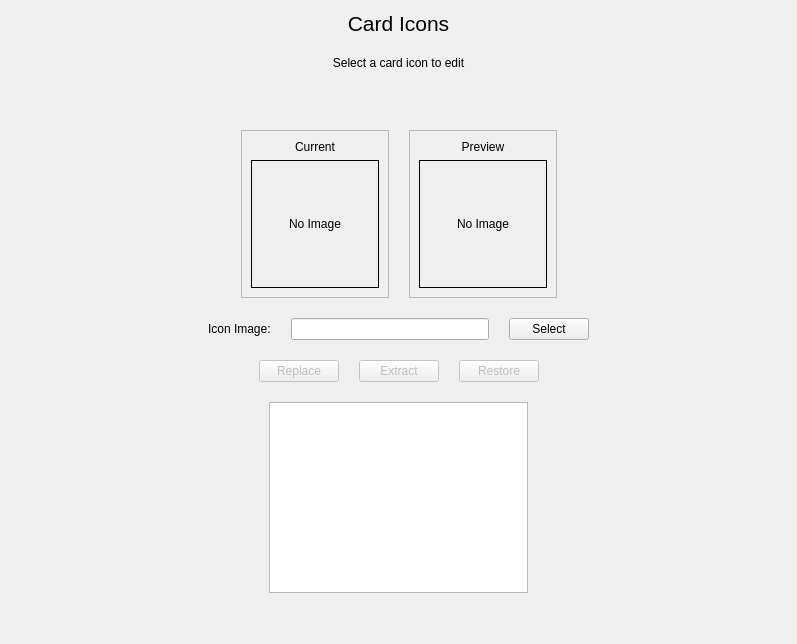
<?xml version="1.0" encoding="UTF-8"?>
<ui version="4.0">
 <class>CardIcon</class>
 <widget class="QWidget" name="CardIcon">
  <property name="geometry">
   <rect>
    <x>0</x>
    <y>0</y>
    <width>797</width>
    <height>644</height>
   </rect>
  </property>
  <property name="windowTitle">
   <string>Form</string>
  </property>
  <layout class="QVBoxLayout" name="verticalLayout">
   <property name="spacing">
    <number>20</number>
   </property>
   <item>
    <widget class="QLabel" name="label">
     <property name="sizePolicy">
      <sizepolicy hsizetype="Preferred" vsizetype="Fixed">
       <horstretch>0</horstretch>
       <verstretch>0</verstretch>
      </sizepolicy>
     </property>
     <property name="font">
      <font>
       <pointsize>16</pointsize>
      </font>
     </property>
     <property name="text">
      <string>Card Icons</string>
     </property>
     <property name="alignment">
      <set>Qt::AlignmentFlag::AlignHCenter|Qt::AlignmentFlag::AlignTop</set>
     </property>
    </widget>
   </item>
   <item>
    <widget class="QLabel" name="bundle">
     <property name="sizePolicy">
      <sizepolicy hsizetype="Preferred" vsizetype="Fixed">
       <horstretch>0</horstretch>
       <verstretch>0</verstretch>
      </sizepolicy>
     </property>
     <property name="minimumSize">
      <size>
       <width>100</width>
       <height>0</height>
      </size>
     </property>
     <property name="text">
      <string>Select a card icon to edit</string>
     </property>
     <property name="alignment">
      <set>Qt::AlignmentFlag::AlignHCenter|Qt::AlignmentFlag::AlignTop</set>
     </property>
    </widget>
   </item>
   <item>
    <spacer name="verticalSpacer_2">
     <property name="orientation">
      <enum>Qt::Orientation::Vertical</enum>
     </property>
     <property name="sizeHint" stdset="0">
      <size>
       <width>20</width>
       <height>40</height>
      </size>
     </property>
    </spacer>
   </item>
   <item>
    <layout class="QHBoxLayout" name="main_content">
     <property name="sizeConstraint">
      <enum>QLayout::SizeConstraint::SetDefaultConstraint</enum>
     </property>
     <item>
      <spacer name="horizontalSpacer_5">
       <property name="orientation">
        <enum>Qt::Orientation::Horizontal</enum>
       </property>
       <property name="sizeHint" stdset="0">
        <size>
         <width>40</width>
         <height>20</height>
        </size>
       </property>
      </spacer>
     </item>
     <item>
      <widget class="QFrame" name="current_frame">
       <property name="sizePolicy">
        <sizepolicy hsizetype="Preferred" vsizetype="Fixed">
         <horstretch>0</horstretch>
         <verstretch>0</verstretch>
        </sizepolicy>
       </property>
       <property name="frameShape">
        <enum>QFrame::Shape::StyledPanel</enum>
       </property>
       <property name="frameShadow">
        <enum>QFrame::Shadow::Raised</enum>
       </property>
       <layout class="QVBoxLayout" name="current_layout">
        <item>
         <widget class="QLabel" name="current_label">
          <property name="text">
           <string>Current</string>
          </property>
          <property name="alignment">
           <set>Qt::AlignmentFlag::AlignCenter</set>
          </property>
         </widget>
        </item>
        <item>
         <widget class="QLabel" name="current">
          <property name="sizePolicy">
           <sizepolicy hsizetype="Fixed" vsizetype="Fixed">
            <horstretch>0</horstretch>
            <verstretch>0</verstretch>
           </sizepolicy>
          </property>
          <property name="minimumSize">
           <size>
            <width>128</width>
            <height>128</height>
           </size>
          </property>
          <property name="maximumSize">
           <size>
            <width>128</width>
            <height>128</height>
           </size>
          </property>
          <property name="frameShape">
           <enum>QFrame::Shape::Box</enum>
          </property>
          <property name="text">
           <string>No Image</string>
          </property>
          <property name="scaledContents">
           <bool>true</bool>
          </property>
          <property name="alignment">
           <set>Qt::AlignmentFlag::AlignCenter</set>
          </property>
         </widget>
        </item>
       </layout>
      </widget>
     </item>
     <item>
      <widget class="QFrame" name="preview_frame">
       <property name="sizePolicy">
        <sizepolicy hsizetype="Preferred" vsizetype="Fixed">
         <horstretch>0</horstretch>
         <verstretch>0</verstretch>
        </sizepolicy>
       </property>
       <property name="frameShape">
        <enum>QFrame::Shape::StyledPanel</enum>
       </property>
       <property name="frameShadow">
        <enum>QFrame::Shadow::Raised</enum>
       </property>
       <layout class="QVBoxLayout" name="preview_layout">
        <item>
         <widget class="QLabel" name="preview_label">
          <property name="text">
           <string>Preview</string>
          </property>
          <property name="alignment">
           <set>Qt::AlignmentFlag::AlignCenter</set>
          </property>
         </widget>
        </item>
        <item>
         <widget class="QLabel" name="preview">
          <property name="sizePolicy">
           <sizepolicy hsizetype="Fixed" vsizetype="Fixed">
            <horstretch>0</horstretch>
            <verstretch>0</verstretch>
           </sizepolicy>
          </property>
          <property name="minimumSize">
           <size>
            <width>128</width>
            <height>128</height>
           </size>
          </property>
          <property name="maximumSize">
           <size>
            <width>128</width>
            <height>128</height>
           </size>
          </property>
          <property name="frameShape">
           <enum>QFrame::Shape::Box</enum>
          </property>
          <property name="text">
           <string>No Image</string>
          </property>
          <property name="scaledContents">
           <bool>true</bool>
          </property>
          <property name="alignment">
           <set>Qt::AlignmentFlag::AlignCenter</set>
          </property>
         </widget>
        </item>
       </layout>
      </widget>
     </item>
     <item>
      <spacer name="horizontalSpacer_7">
       <property name="orientation">
        <enum>Qt::Orientation::Horizontal</enum>
       </property>
       <property name="sizeHint" stdset="0">
        <size>
         <width>40</width>
         <height>20</height>
        </size>
       </property>
      </spacer>
     </item>
    </layout>
   </item>
   <item>
    <layout class="QVBoxLayout" name="controls_layout">
     <item>
      <layout class="QHBoxLayout" name="file_layout">
       <item>
        <spacer name="horizontalSpacer_3">
         <property name="orientation">
          <enum>Qt::Orientation::Horizontal</enum>
         </property>
         <property name="sizeHint" stdset="0">
          <size>
           <width>40</width>
           <height>20</height>
          </size>
         </property>
        </spacer>
       </item>
       <item>
        <widget class="QLabel" name="file_label">
         <property name="text">
          <string>Icon Image:</string>
         </property>
        </widget>
       </item>
       <item>
        <widget class="QLineEdit" name="iconEdit">
         <property name="readOnly">
          <bool>true</bool>
         </property>
        </widget>
       </item>
       <item>
        <widget class="QPushButton" name="selectButton">
         <property name="cursor">
          <cursorShape>PointingHandCursor</cursorShape>
         </property>
         <property name="text">
          <string>Select</string>
         </property>
         <property name="icon">
          <iconset theme="QIcon::ThemeIcon::DocumentOpen"/>
         </property>
        </widget>
       </item>
       <item>
        <spacer name="horizontalSpacer_4">
         <property name="orientation">
          <enum>Qt::Orientation::Horizontal</enum>
         </property>
         <property name="sizeHint" stdset="0">
          <size>
           <width>40</width>
           <height>20</height>
          </size>
         </property>
        </spacer>
       </item>
      </layout>
     </item>
     <item>
      <layout class="QHBoxLayout" name="buttons_layout">
       <item>
        <spacer name="horizontalSpacer">
         <property name="orientation">
          <enum>Qt::Orientation::Horizontal</enum>
         </property>
         <property name="sizeHint" stdset="0">
          <size>
           <width>40</width>
           <height>20</height>
          </size>
         </property>
        </spacer>
       </item>
       <item>
        <widget class="QPushButton" name="replaceButton">
         <property name="enabled">
          <bool>false</bool>
         </property>
         <property name="cursor">
          <cursorShape>PointingHandCursor</cursorShape>
         </property>
         <property name="text">
          <string>Replace</string>
         </property>
        </widget>
       </item>
       <item>
        <widget class="QPushButton" name="extractButton">
         <property name="enabled">
          <bool>false</bool>
         </property>
         <property name="cursor">
          <cursorShape>PointingHandCursor</cursorShape>
         </property>
         <property name="text">
          <string>Extract</string>
         </property>
        </widget>
       </item>
       <item>
        <widget class="QPushButton" name="restoreButton">
         <property name="enabled">
          <bool>false</bool>
         </property>
         <property name="cursor">
          <cursorShape>PointingHandCursor</cursorShape>
         </property>
         <property name="text">
          <string>Restore</string>
         </property>
        </widget>
       </item>
       <item>
        <spacer name="horizontalSpacer_2">
         <property name="orientation">
          <enum>Qt::Orientation::Horizontal</enum>
         </property>
         <property name="sizeHint" stdset="0">
          <size>
           <width>40</width>
           <height>20</height>
          </size>
         </property>
        </spacer>
       </item>
      </layout>
     </item>
    </layout>
   </item>
   <item>
    <layout class="QHBoxLayout" name="horizontalLayout">
     <item>
      <spacer name="horizontalSpacer_6">
       <property name="orientation">
        <enum>Qt::Orientation::Horizontal</enum>
       </property>
       <property name="sizeHint" stdset="0">
        <size>
         <width>40</width>
         <height>20</height>
        </size>
       </property>
      </spacer>
     </item>
     <item>
      <widget class="QListView" name="iconsList">
       <property name="sizePolicy">
        <sizepolicy hsizetype="Expanding" vsizetype="Preferred">
         <horstretch>0</horstretch>
         <verstretch>0</verstretch>
        </sizepolicy>
       </property>
       <property name="maximumSize">
        <size>
         <width>16777215</width>
         <height>16777215</height>
        </size>
       </property>
       <property name="cursor" stdset="0">
        <cursorShape>PointingHandCursor</cursorShape>
       </property>
       <property name="iconSize">
        <size>
         <width>64</width>
         <height>64</height>
        </size>
       </property>
       <property name="flow">
        <enum>QListView::Flow::LeftToRight</enum>
       </property>
       <property name="resizeMode">
        <enum>QListView::ResizeMode::Adjust</enum>
       </property>
       <property name="viewMode">
        <enum>QListView::ViewMode::IconMode</enum>
       </property>
      </widget>
     </item>
     <item>
      <spacer name="horizontalSpacer_8">
       <property name="orientation">
        <enum>Qt::Orientation::Horizontal</enum>
       </property>
       <property name="sizeHint" stdset="0">
        <size>
         <width>40</width>
         <height>20</height>
        </size>
       </property>
      </spacer>
     </item>
    </layout>
   </item>
   <item>
    <spacer name="verticalSpacer">
     <property name="orientation">
      <enum>Qt::Orientation::Vertical</enum>
     </property>
     <property name="sizeHint" stdset="0">
      <size>
       <width>20</width>
       <height>40</height>
      </size>
     </property>
    </spacer>
   </item>
  </layout>
 </widget>
 <resources>
  <include location="../resources.qrc"/>
 </resources>
 <connections/>
</ui>
